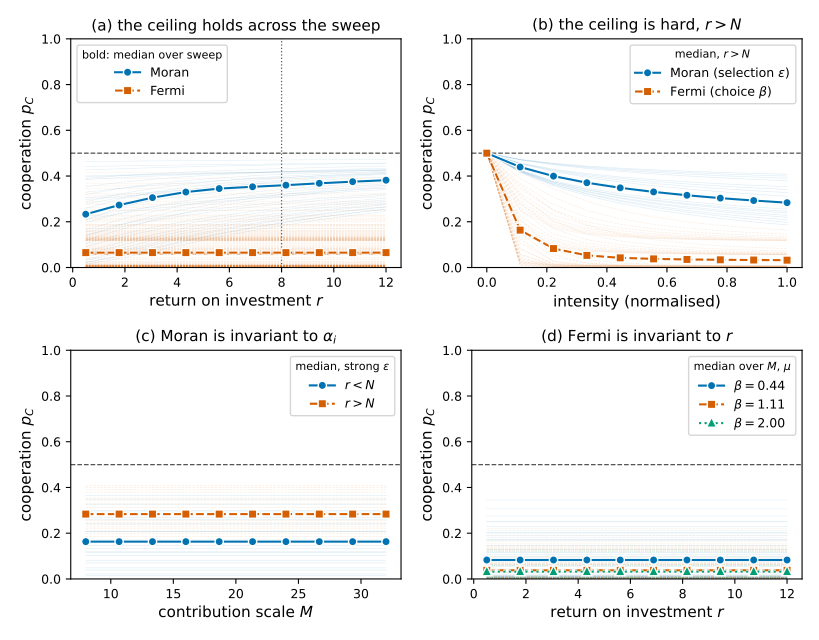

This figure's Python source:
"""Hand-picked panel figure: the cooperation ceiling under extrinsic dynamics.

This replaces the parameter-sweep figure for the Moran process and Fermi
imitation dynamics with curves drawn at a single, fully specified parameter set
(N = 8, a linear contribution profile, mutation 0.05). Each marker is the exact
steady-state cooperation p_C for one parameter combination, not an average over
the sweep.
"""

from pathlib import Path

import numpy as np
import pandas as pd
import matplotlib.pyplot as plt
import matplotlib.patheffects as path_effects

here = Path(__file__).resolve()
data_path = here.parents[2] / "data" / "raw"
output_paths = [
    here.parent / "main.pdf",
    here.parents[3] / "tex" / "figures" / "ceiling_extrinsic" / "main.pdf",
]

number_of_players = 8
mutation = "0.05"
reference_contribution = 16.0  # M = 2N, the reference contribution scale
choice_intensity = 2.0  # beta used for Fermi imitation dynamics
return_above_threshold = 12.0  # an r > N slice
return_below_threshold = 3.0555555555555554  # an r < N slice

moran_colour = "#0072B2"
fermi_colour = "#D55E00"
baseline_colour = "#555555"
r_below_colour = "#0072B2"  # r < N
r_above_colour = "#D55E00"  # r > N
halo = [path_effects.Stroke(linewidth=3, foreground="white"), path_effects.Normal()]

plt.rcParams.update(
    {
        "font.size": 11,
        "axes.titlesize": 11,
        "axes.labelsize": 11,
        "legend.fontsize": 9,
        "xtick.labelsize": 9,
        "ytick.labelsize": 9,
    }
)


def load(dynamic):
    frame = pd.read_csv(data_path / f"{dynamic}_mu_eq_{mutation}/main.csv")
    return frame[frame["N"] == number_of_players].drop_duplicates("UID")


def nearest(values, target):
    unique_values = np.array(sorted(set(values)))
    return unique_values[np.argmin(np.abs(unique_values - target))]


band_mutations = ["0.001", "0.005", "0.05", "0.1"]


def sweep_curves_and_band(dynamic):
    """Return every distinct p_C-against-r curve and the min/max envelope over the
    whole N=8 sweep (every contribution, intensity, aspiration and mutation)."""
    columns = pd.read_csv(
        data_path / f"{dynamic}_mu_eq_0.05/main.csv", nrows=0
    ).columns
    parameters = [c for c in ["M", "beta", "epsilon", "aspiration"] if c in columns]
    frames = []
    for index, mutation_value in enumerate(band_mutations):
        frame = pd.read_csv(
            data_path / f"{dynamic}_mu_eq_{mutation_value}/main.csv",
            usecols=["UID", "N", "r", "p_C"] + parameters,
        )
        frame = frame[frame["N"] == number_of_players].drop_duplicates("UID").copy()
        frame["__mutation__"] = index
        frames.append(frame)
    combined = pd.concat(frames, ignore_index=True)
    envelope = combined.groupby("r")["p_C"].agg(["min", "max"]).sort_index()
    median = combined.groupby("r")["p_C"].median().sort_index()
    curves = []
    seen = set()
    for _, group in combined.groupby(parameters + ["__mutation__"]):
        group = group.sort_values("r")
        if len(group) < 2:
            continue
        returns = group["r"].to_numpy()
        cooperation = group["p_C"].to_numpy()
        signature = (tuple(np.round(returns, 3)), tuple(np.round(cooperation, 4)))
        if signature in seen:
            continue
        seen.add(signature)
        curves.append((returns, cooperation))
    return (
        curves,
        envelope.index.to_numpy(),
        envelope["min"].to_numpy(),
        envelope["max"].to_numpy(),
        median.index.to_numpy(),
        median.to_numpy(),
    )


def load_full(dynamic, mutation_values=band_mutations):
    """Every N=8 parameter set across the listed mutation rates."""
    columns = pd.read_csv(
        data_path / f"{dynamic}_mu_eq_0.05/main.csv", nrows=0
    ).columns
    parameters = [c for c in ["M", "r", "beta", "epsilon", "aspiration"] if c in columns]
    frames = []
    for index, mutation_value in enumerate(mutation_values):
        frame = pd.read_csv(
            data_path / f"{dynamic}_mu_eq_{mutation_value}/main.csv",
            usecols=["UID", "N", "p_C"] + parameters,
        )
        frame = frame[frame["N"] == number_of_players].drop_duplicates("UID").copy()
        frame["__mutation__"] = index
        frames.append(frame)
    return pd.concat(frames, ignore_index=True)


def sampled_curves(frame, x_column, normalise=False):
    """Every distinct p_C-against-x_column curve, one per setting of the rest."""
    group_columns = [
        c for c in ["M", "r", "beta", "epsilon", "aspiration", "__mutation__"]
        if c in frame.columns and c != x_column
    ]
    curves = []
    seen = set()
    for _, group in frame.groupby(group_columns, sort=False):
        group = group.sort_values(x_column)
        if len(group) < 2:
            continue
        x = group[x_column].to_numpy(dtype=float)
        y = group["p_C"].to_numpy()
        if normalise and x.max() > 0:
            x = x / x.max()
        signature = (tuple(np.round(x, 3)), tuple(np.round(y, 4)))
        if signature in seen:
            continue
        seen.add(signature)
        curves.append((x, y))
    return curves


def moran_against_contribution_curves(full_frame):
    """Every distinct p_C-against-M curve (strongest selection at each M)."""
    combinations = full_frame[["r", "__mutation__"]].drop_duplicates().to_numpy()
    curves = []
    seen = set()
    for return_value, mutation_index in combinations:
        subset = full_frame[
            (full_frame["r"] == return_value)
            & (full_frame["__mutation__"] == mutation_index)
        ]
        points = []
        for contribution in sorted(subset["M"].unique()):
            at_contribution = subset[subset["M"] == contribution]
            strongest = at_contribution["epsilon"].max()
            points.append(
                (
                    contribution,
                    at_contribution[at_contribution["epsilon"] == strongest]["p_C"].iloc[0],
                )
            )
        if len(points) < 2:
            continue
        points.sort()
        contributions = np.array([p[0] for p in points])
        cooperation = np.array([p[1] for p in points])
        signature = tuple(np.round(cooperation, 4))
        if signature in seen:
            continue
        seen.add(signature)
        curves.append((contributions, cooperation))
    return curves


def median_curve(frame, x_column):
    """Median p_C over all other parameters, at each value of x_column."""
    grouped = frame.groupby(x_column)["p_C"].median().sort_index()
    return grouped.index.to_numpy(), grouped.to_numpy()


def rank_median(frame, sort_column, n_points=10):
    """Median p_C at each normalised rank of sort_column, over all settings."""
    rows = []
    for _, group in frame.groupby(["M", "r", "__mutation__"]):
        group = group.sort_values(sort_column)
        if len(group) == n_points:
            rows.append(group["p_C"].to_numpy())
    return np.linspace(0.0, 1.0, n_points), np.median(np.array(rows), axis=0)


moran = load("moran")
fermi = load("fermi")
moran_full = load_full("moran")
fermi_full = load_full("fermi")


def moran_against_return(contribution, which="strong"):
    rows = moran[np.isclose(moran["M"], contribution)]
    selections = sorted(s for s in rows["epsilon"].unique() if s > 0)
    selection = selections[-1] if which == "strong" else selections[len(selections) // 4]
    rows = rows[np.isclose(rows["epsilon"], selection)].sort_values("r")
    return rows["r"].to_numpy(), rows["p_C"].to_numpy()


def fermi_against_return(contribution, intensity):
    rows = fermi[
        np.isclose(fermi["M"], contribution)
        & np.isclose(fermi["beta"], intensity)
    ].sort_values("r")
    return rows["r"].to_numpy(), rows["p_C"].to_numpy()


fig, axes = plt.subplots(2, 2, figsize=(8.2, 6.4))
(ax_ceiling, ax_intensity), (ax_moran_invariance, ax_fermi_invariance) = axes


def add_baseline(ax, with_threshold=True):
    ax.axhline(0.5, color=baseline_colour, linestyle="--", linewidth=0.9)
    if with_threshold:
        ax.axvline(
            number_of_players, color=baseline_colour, linestyle=":", linewidth=0.9
        )
    ax.set_ylim(0.0, 1.0)


# Panel A: the ceiling holds across the whole sweep, p_C against r.
for dynamic, colour, marker, line_style, label in (
    ("moran", moran_colour, "o", "-", "Moran"),
    ("fermi", fermi_colour, "s", "--", "Fermi"),
):
    curves, _, _, _, median_return, median_cooperation = sweep_curves_and_band(dynamic)
    for curve_return, curve_cooperation in curves:
        ax_ceiling.plot(
            curve_return, curve_cooperation, line_style, color=colour,
            alpha=0.12, linewidth=0.4, zorder=1,
        )
    ax_ceiling.plot(
        median_return, median_cooperation, line_style, marker=marker,
        color=colour, ms=4, label=label, zorder=3, path_effects=halo,
    )
add_baseline(ax_ceiling)
ax_ceiling.set_xlabel(r"return on investment $r$")
ax_ceiling.set_ylabel(r"cooperation $p_C$")
ax_ceiling.set_title(r"(a) the ceiling holds across the sweep")
ax_ceiling.legend(
    loc="upper left", title="bold: median over sweep", title_fontsize=8
)

# Panel B: the ceiling is robust to intensity, at r > N.
for curve_x, curve_y in sampled_curves(
    moran_full[moran_full["r"] > number_of_players], "epsilon", normalise=True
):
    ax_intensity.plot(curve_x, curve_y, "-", color=moran_colour, alpha=0.12, linewidth=0.5, zorder=1)
for curve_x, curve_y in sampled_curves(
    fermi_full[fermi_full["r"] > number_of_players], "beta", normalise=True
):
    ax_intensity.plot(curve_x, curve_y, "--", color=fermi_colour, alpha=0.12, linewidth=0.5, zorder=1)
moran_intensity_x, moran_intensity_y = rank_median(
    moran_full[moran_full["r"] > number_of_players], "epsilon"
)
ax_intensity.plot(
    moran_intensity_x, moran_intensity_y, "-o", color=moran_colour,
    label=r"Moran (selection $\varepsilon$)", ms=4, zorder=3, path_effects=halo,
)
fermi_intensity_x, fermi_intensity_y = rank_median(
    fermi_full[fermi_full["r"] > number_of_players], "beta"
)
ax_intensity.plot(
    fermi_intensity_x, fermi_intensity_y, "--s", color=fermi_colour,
    label=r"Fermi (choice $\beta$)", ms=4, zorder=3, path_effects=halo,
)
add_baseline(ax_intensity, with_threshold=False)
ax_intensity.set_xlabel("intensity (normalised)")
ax_intensity.set_ylabel(r"cooperation $p_C$")
ax_intensity.set_title(r"(b) the ceiling is hard, $r > N$")
ax_intensity.legend(loc="upper right", title=r"median, $r>N$", title_fontsize=8)

# Panel C: the Moran process is invariant to the contribution scale.
for curve_x, curve_y in moran_against_contribution_curves(
    moran_full[moran_full["r"] < number_of_players]
):
    ax_moran_invariance.plot(
        curve_x, curve_y, "-", color=r_below_colour, alpha=0.12, linewidth=0.5, zorder=1
    )
for curve_x, curve_y in moran_against_contribution_curves(
    moran_full[moran_full["r"] > number_of_players]
):
    ax_moran_invariance.plot(
        curve_x, curve_y, "--", color=r_above_colour, alpha=0.12, linewidth=0.5, zorder=1
    )
moran_strongest = moran_full.loc[
    moran_full.groupby(["M", "r", "__mutation__"])["epsilon"].idxmax()
]
for mask, line_style, marker, colour, label in (
    (moran_strongest["r"] < number_of_players, "-", "o", r_below_colour, r"$r < N$"),
    (moran_strongest["r"] > number_of_players, "--", "s", r_above_colour, r"$r > N$"),
):
    contribution_grid, cooperation = median_curve(moran_strongest[mask], "M")
    ax_moran_invariance.plot(
        contribution_grid, cooperation, line_style, marker=marker,
        color=colour, ms=4, label=label, zorder=3, path_effects=halo,
    )
add_baseline(ax_moran_invariance, with_threshold=False)
ax_moran_invariance.set_xlabel(r"contribution scale $M$")
ax_moran_invariance.set_ylabel(r"cooperation $p_C$")
ax_moran_invariance.set_title(r"(c) Moran is invariant to $\alpha_i$")
ax_moran_invariance.legend(
    loc="upper right", title=r"median, strong $\varepsilon$", title_fontsize=8
)

# Panel D: Fermi imitation dynamics is invariant to the return r.
for intensity, colour, marker, line_style in (
    (nearest(fermi["beta"], 0.44), moran_colour, "o", "-"),
    (nearest(fermi["beta"], 1.11), fermi_colour, "s", "--"),
    (2.0, "#009E73", "^", ":"),
):
    beta_subset = fermi_full[np.isclose(fermi_full["beta"], intensity)]
    for curve_x, curve_y in sampled_curves(beta_subset, "r"):
        ax_fermi_invariance.plot(
            curve_x, curve_y, line_style, color=colour, alpha=0.1, linewidth=0.5, zorder=1
        )
    fermi_return, fermi_cooperation = median_curve(beta_subset, "r")
    ax_fermi_invariance.plot(
        fermi_return, fermi_cooperation, line_style, marker=marker, color=colour, ms=4,
        label=rf"$\beta = {intensity:.2f}$", zorder=3, path_effects=halo,
    )
add_baseline(ax_fermi_invariance, with_threshold=False)
ax_fermi_invariance.set_xlabel(r"return on investment $r$")
ax_fermi_invariance.set_ylabel(r"cooperation $p_C$")
ax_fermi_invariance.set_title(r"(d) Fermi is invariant to $r$")
ax_fermi_invariance.legend(
    loc="upper right", title=r"median over $M$, $\mu$", title_fontsize=8
)

fig.tight_layout()
for output_path in output_paths:
    output_path.parent.mkdir(parents=True, exist_ok=True)
    fig.savefig(output_path)
print("saved:", *[str(path) for path in output_paths], sep="\n  ")
